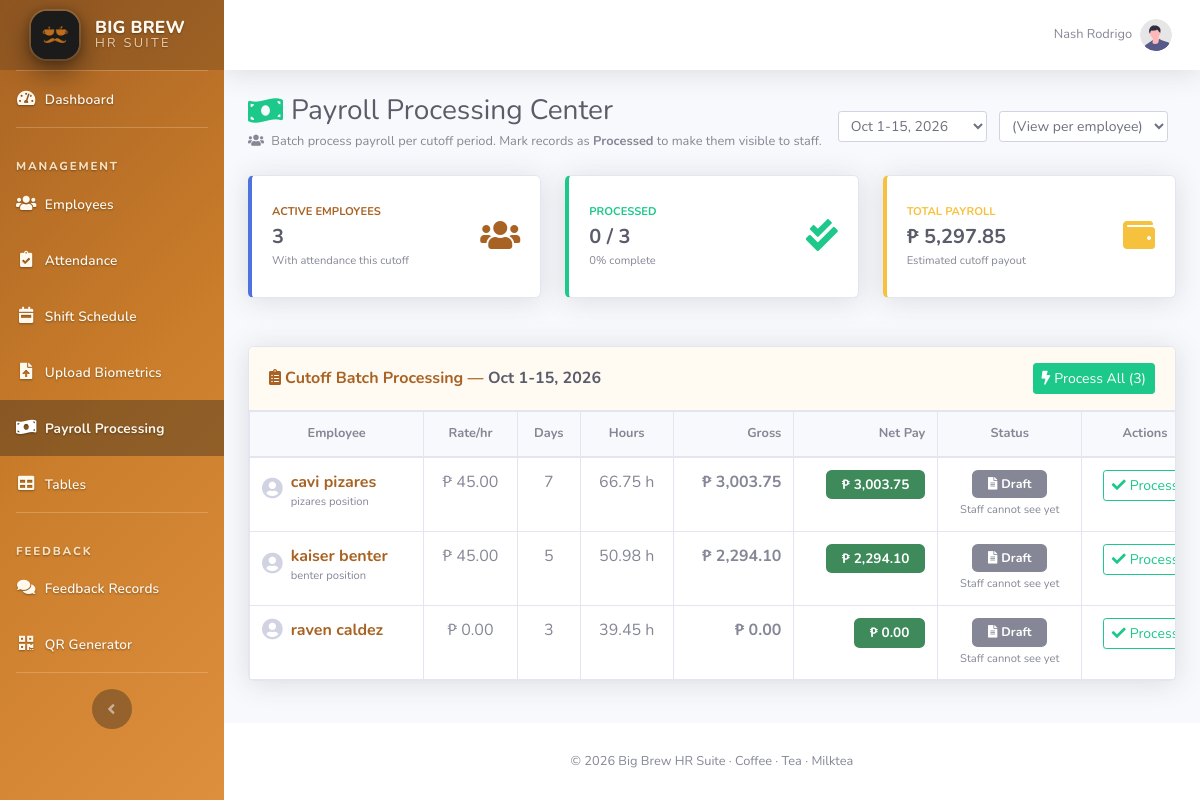
Screenshot of /payroll.php (signed in) with the database file from the repository.
### tables this page shows
CREATE TABLE `employees` (
  `id` int(11) NOT NULL,
  `employee_id` varchar(50) NOT NULL,
  `first_name` varchar(100) NOT NULL,
  `last_name` varchar(100) NOT NULL,
  `position` varchar(150) DEFAULT NULL,
  `branch` varchar(150) DEFAULT NULL,
  `contact_number` varchar(20) DEFAULT NULL,
  `email` varchar(150) DEFAULT NULL,
  `hourly_rate` decimal(8,2) NOT NULL DEFAULT 0.00,
  `shift_id` int(11) DEFAULT NULL,
  `status` varchar(20) DEFAULT 'active',
  `created_at` timestamp NOT NULL DEFAULT current_timestamp(),
  `updated_at` timestamp NOT NULL DEFAULT current_timestamp() ON UPDATE current_timestamp()
);

### payroll.php (the view, shortened to what the rows shown need)
<?php
require_once 'includes/auth_check.php';
require_once 'db_con.php';
if ($conn) {
    try {
        $conn->exec("CREATE TABLE IF NOT EXISTS payroll_notifications (
            id INT UNSIGNED AUTO_INCREMENT PRIMARY KEY,
            processed_by INT UNSIGNED NOT NULL DEFAULT 0,
            employee_id INT UNSIGNED NOT NULL,
            cutoff_start DATE NOT NULL,
            cutoff_end DATE NOT NULL,
            is_read TINYINT UNSIGNED NOT NULL DEFAULT 0,
            created_at DATETIME NOT NULL DEFAULT CURRENT_TIMESTAMP,
            UNIQUE KEY uniq_emp_cutoff_notif (employee_id, cutoff_start, cutoff_end),
            KEY idx_emp_read (employee_id, is_read)
        ) ENGINE=InnoDB DEFAULT CHARSET=utf8mb4");
    } catch (Exception $e) {}
    try {
        $conn->exec("CREATE TABLE IF NOT EXISTS payroll_records (
            id INT UNSIGNED AUTO_INCREMENT PRIMARY KEY,
            employee_id INT UNSIGNED NOT NULL,
            cutoff_start DATE NOT NULL,
            cutoff_end DATE NOT NULL,
            total_hours DECIMAL(10,2) NOT NULL DEFAULT 0,
            total_days INT UNSIGNED NOT NULL DEFAULT 0,
            hourly_rate DECIMAL(10,2) NOT NULL DEFAULT 0,
            gross_pay DECIMAL(12,2) NOT NULL DEFAULT 0,
            sss DECIMAL(10,2) NOT NULL DEFAULT 0,
            philhealth DECIMAL(10,2) NOT NULL DEFAULT 0,
            pagibig DECIMAL(10,2) NOT NULL DEFAULT 0,
            other_deductions DECIMAL(10,2) NOT NULL DEFAULT 0,
            net_pay DECIMAL(12,2) NOT NULL DEFAULT 0,
            status ENUM('draft','processed') NOT NULL DEFAULT 'draft',
            processed_by INT UNSIGNED NULL,
            processed_at DATETIME NULL,
            created_at DATETIME NOT NULL DEFAULT CURRENT_TIMESTAMP,
            updated_at DATETIME NOT NULL DEFAULT CURRENT_TIMESTAMP ON UPDATE CURRENT_TIMESTAMP,
            UNIQUE KEY uniq_emp_cutoff (employee_id, cutoff_start, cutoff_end),
            KEY idx_status (status),
            KEY idx_cutoff (cutoff_start, cutoff_end)
        ) ENGINE=InnoDB DEFAULT CHARSET=utf8mb4");
        $conn->exec("UPDATE payroll_records SET sss = 0, philhealth = 0, pagibig = 0, other_deductions = 0, net_pay = gross_pay WHERE sss > 0 OR philhealth > 0 OR pagibig > 0");
    } catch (Exception $e) {}
}
$isAdmin = is_admin();
$staffEmpId = null;
$myEmpData = null;
$availableCutoffs = [];
$yearNow = (int)date('Y');
$monthNow = (int)date('m');
for ($m = 0; $m < 6; $m++) {
    $refMonth = $monthNow - $m;
    $refYear = $yearNow;
    foreach ([1, 16] as $dayStart) {
        $cutoffStart = sprintf('%04d-%02d-%02d', $refYear, $refMonth, $dayStart);
        if ($dayStart === 1) {
            $cutoffEnd = sprintf('%04d-%02d-15', $refYear, $refMonth);
            $label = date('M 1-15, Y', strtotime($cutoffStart));
        } else {
            $lastDay = date('t', strtotime("$refYear-$refMonth-01"));
            $cutoffEnd = sprintf('%04d-%02d-%02d', $refYear, $refMonth, $lastDay);
            $label = date('M 16-', strtotime($cutoffStart)) . $lastDay . date(', Y', strtotime($cutoffStart));
        }
        $availableCutoffs[] = ['label' => $label, 'start' => $cutoffStart, 'end' => $cutoffEnd];
    }
}
$selectedCutoff = $availableCutoffs[0] ?? ['start' => '', 'end' => '', 'label' => ''];
$batchRows = [];
if ($isAdmin && $conn) {
    try {
        $allEmployees = $conn->query("SELECT e.id, e.first_name, e.last_name, e.position, e.hourly_rate, e.status
            FROM employees e
            LEFT JOIN admin_users au ON au.employee_id = e.id
            WHERE (au.role IS NULL OR au.role != 'Admin')
              AND LOWER(COALESCE(e.position, '')) NOT IN ('owner', 'admin')
            ORDER BY e.first_name")->fetchAll();
        if (!$staffEmpId && $selectedCutoff['start']) {
            foreach ($allEmployees as $e) {
                $eid = (int)$e['id'];
                $rate = (float)($e['hourly_rate'] ?? 0);
                $pStmt = $conn->prepare("SELECT COALESCE(SUM(hours_worked),0) AS total_h, COUNT(DISTINCT attendance_date) AS days
                    FROM attendance WHERE employee_id = ? AND attendance_date BETWEEN ? AND ? AND hours_worked > 0");
                $pStmt->execute([$eid, $selectedCutoff['start'], $selectedCutoff['end']]);
                $pd = $pStmt->fetch();
                $h = (float)($pd['total_h'] ?? 0);
                $d = (int)($pd['days'] ?? 0);
                $gross = $h * $rate;
                $sss = 0;
                $ph = 0;
                $pg = 0;
                $net = $gross;
                $prStmt = $conn->prepare("SELECT status, processed_at FROM payroll_records
                    WHERE employee_id = ? AND cutoff_start = ? AND cutoff_end = ? LIMIT 1");
                $prStmt->execute([$eid, $selectedCutoff['start'], $selectedCutoff['end']]);
                $prRow = $prStmt->fetch();
                $prStatus = $prRow['status'] ?? 'draft';
                $prProcessedAt = $prRow['processed_at'] ?? null;
                if ($h > 0 || $prStatus === 'processed') {
                    $batchRows[] = [
                        'emp' => $e,
                        'hours' => $h,
                        'days' => $d,
                        'gross' => $gross,
                        'sss' => $sss,
                        'philhealth' => $ph,
                        'pagibig' => $pg,
                        'net' => $net,
                        'status' => $prStatus,
                        'processed_at' => $prProcessedAt,
                    ];
                }
            }
        }
    } catch (Exception $e) {}
}
require 'includes/head.php';
require 'includes/layoutSidenav_nav.php';
?>
<div class="container-fluid">
    <div class="d-sm-flex flex-wrap align-items-center justify-content-between mb-4">
        <div>
            <h1 class="h3 mb-0 text-gray-800 d-flex align-items-center">
                <i class="fas fa-money-bill-wave text-success mr-2"></i>
                <?php
                if ($isAdmin && !$staffEmpId) { echo 'Payroll Processing Center'; }
                elseif ($isAdmin && $myEmpData) { echo 'Employee Payroll Details'; }
                else { echo 'My Payroll'; }
                ?>
            </h1>
        </div>
    </div>
    <?php if ($isAdmin && !$staffEmpId): ?>
    <div class="card shadow mb-4">
        <div class="card-body p-0">
            <div class="table-responsive">
                <table class="table table-bordered mb-0 text-nowrap" style="min-width:960px;">
                    <thead class="bg-light text-center small">
                        <tr>
                            <th>Employee</th>
                            <th class="text-center">Rate/hr</th>
                            <th class="text-center">Days</th>
                            <th class="text-center">Hours</th>
                            <th class="text-right">Gross</th>
                            <th class="text-right">Net Pay</th>
                            <th class="text-center">Status</th>
                            <th class="text-center">Actions</th>
                        </tr>
                    </thead>
                    <tbody>
                        <?php if (!$batchRows): ?>
                        <tr><td colspan="8" class="text-center text-gray-500 py-4">No employees with attendance for this cutoff yet.</td></tr>
                        <?php else: ?>
                        <?php foreach ($batchRows as $br):
                            $e = $br['emp'];
                            $isProcessed = $br['status'] === 'processed';
                        ?>
                        <tr>
                            <td>
                                <div class="d-flex align-items-center">
                                    <div class="mr-2"><i class="fas fa-user-circle text-gray-400 fa-lg"></i></div>
                                    <div>
                                        <a href="payroll.php?employee_id=<?php echo (int)$e['id']; ?>" class="font-weight-bold"><?php echo htmlspecialchars($e['first_name'] . ' ' . $e['last_name']); ?></a>
                                        <div class="text-xs text-muted"><?php echo htmlspecialchars($e['position'] ?? '—'); ?></div>
                                    </div>
                                </div>
                            </td>
                            <td class="text-center">₱ <?php echo number_format((float)($e['hourly_rate'] ?? 0), 2); ?></td>
                            <td class="text-center"><?php echo (int)$br['days']; ?></td>
                            <td class="text-center"><?php echo number_format($br['hours'], 2); ?> h</td>
                            <td class="text-right"><strong>₱ <?php echo number_format($br['gross'], 2); ?></strong></td>
                            <td class="text-right"><span class="badge badge-success px-3 py-2" style="font-size:.85rem;">₱ <?php echo number_format(max($br['net'], 0), 2); ?></span></td>
                            <td class="text-center">
                                <?php if ($isProcessed): ?>
                                <span class="badge badge-success px-3 py-2" style="font-size:.78rem;"><i class="fas fa-check-circle mr-1"></i>Processed</span>
                                <div class="text-xs text-muted mt-1"><?php echo $br['processed_at'] ? date('M d, h:i A', strtotime($br['processed_at'])) : ''; ?></div>
                                <?php else: ?>
                                <span class="badge badge-secondary px-3 py-2" style="font-size:.78rem;"><i class="fas fa-file-alt mr-1"></i>Draft</span>
                                <div class="text-xs text-muted mt-1">Staff cannot see yet</div>
                                <?php endif; ?>
                            </td>
                            <td class="text-center">
                                <?php if (!$isProcessed): ?>
                                <form method="POST" class="d-inline" onsubmit="return confirm('Mark this employee\\'s payroll as PROCESSED?\n\nOnce processed, this will be visible to <?php echo htmlspecialchars($e['first_name']); ?>.');">
                                    <button type="submit" class="btn btn-sm btn-outline-success"><i class="fas fa-check mr-1"></i>Process</button>
                                </form>
                                <?php endif; ?>
                            </td>
                        </tr>
                        <?php endforeach; ?>
                        <?php endif; ?>
                    </tbody>
                </table>
            </div>
        </div>
    </div>
    <?php endif; ?>
</div>
<?php
require 'includes/footer.php';
require 'includes/footercdn.php';

### rows the page displays
employees: first_name+last_name "cavi pizares", position "pizares position", hourly_rate "45.00"
employees: first_name+last_name "kaiser benter", position "benter position", hourly_rate "45.00"
employees: first_name+last_name "raven caldez", hourly_rate "0.00"

### other values shown
$displayName "Nash Rodrigo"
$batchStats['count'] "3"
$batchStats['processed_count'] "0"
$batchStats['total_net'] "5,297.85"
$selectedCutoff['label'] "Oct 1-15, 2026"
count($batchRows) "3"
$br['days'] "7"
$br['hours'] "66.75"
$br['gross'] "3,003.75"
max($br['net'], 0) "3,003.75"
$br['days'] "5"
$br['hours'] "50.98"
$br['gross'] "2,294.10"
max($br['net'], 0) "2,294.10"
$br['days'] "3"
